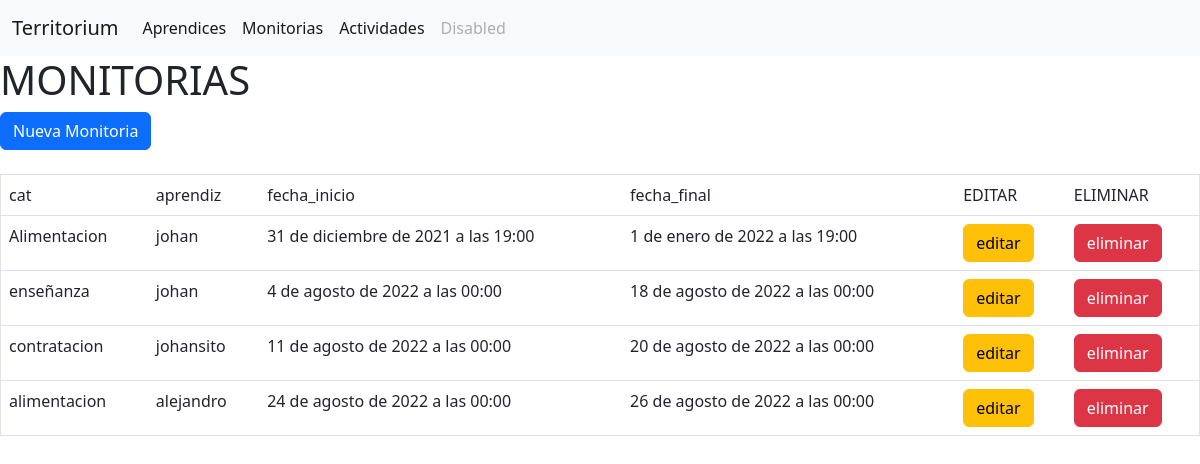
/territorium/monitorias/, run on the app's committed database.
### territorium/models.py (models this page shows, shortened)
class Monitoria(models.Model):
    cat = models.CharField(max_length=100)
    aprendiz = models.ForeignKey(Aprendiz, on_delete= models.DO_NOTHING)
    fecha_inicio = models.DateTimeField()
    fecha_final = models.DateTimeField()

class Aprendiz(models.Model):
    cedula = models.IntegerField()
    nombre = models.CharField(max_length=100)
    apellido = models.CharField(max_length=100)
    fecha_nacimiento = models.DateField()
    def __str__(self):
        return self.nombre

### territorium/views.py (the view)
# urls.py: path('monitorias/', views.monitorias, name="monitorias"),
def monitorias(request):
    q = Monitoria.objects.all()
    contexto = {'datos': q}
    return render(request,'territorium/monitorias/listar_monitorias.html',contexto)

### territorium/templates/territorium/monitorias/listar_monitorias.html
{% extends 'territorium/base.html' %}
{% block body %}
<h1>MONITORIAS</h1>
<a class="btn btn-primary" href="{% url 'territorium:crear_monitoria' %}">Nueva Monitoria</a><br/><br/>
{% if datos %}
    <table border="1" width="100%" class="table">
        <thead>
            <tr>
                <td>cat</td>
                <td>aprendiz</td>
                <td>fecha_inicio</td>
                <td>fecha_final</td>
                <td>EDITAR</td>
                <td>ELIMINAR</td>
            </tr>
        </thead>
        <tbody>
            {% for registro in datos%}
            <tr>
                <td>{{ registro.cat }}</td>
                <td>{{ registro.aprendiz }}</td>
                <td>{{ registro.fecha_inicio }}</td>
                <td>{{ registro.fecha_final }}</td>
                <td>
                    <a class="btn btn-warning" href="{% url 'territorium:crear_monitoria' %}"> editar</a>
                </td>
                <td>
                    <a class="btn btn-danger" href="{% url 'territorium:eliminar_monitoria' registro.id %}"> eliminar</a>
                </td>
            </tr>
            {% endfor %}
        </tbody>
    </table>
{% else %}
    <h1>No hay datos</h1>
{% endif %}
{% endblock  %}

### territorium/templates/territorium/base.html (shortened to what this page needs)
{% load static %}
<!DOCTYPE html>
<html lang="en">
<head>
    <link rel="stylesheet" href="{% static 'territorium/css/hoja1.css'%}">
    <link rel="stylesheet" href="{% static 'territorium/css/bootstrap.min.css'%}">
</head>
<body>
    <nav class="navbar navbar-expand-lg bg-light">
        <div class="container-fluid">
            <a class="navbar-brand" href="{% url 'territorium:inicio' %}">Territorium</a>
            <div class="collapse navbar-collapse" id="navbarSupportedContent">
                <ul class="navbar-nav me-auto mb-2 mb-lg-0">
                    <li class="nav-item">
                        <a class="nav-link active" aria-current="page" href="{% url 'territorium:aprendices' %}">Aprendices</a>
                    </li>
                    <li class="nav-item">
                        <a class="nav-link active" href="{% url 'territorium:monitorias' %}">Monitorias</a>
                    </li>
                    <li class="nav-item">
                        <a class="nav-link active" href="{% url 'territorium:actividades' %}">Actividades</a>
                    </li>
                    <li class="nav-item">
                        <a class="nav-link disabled" >Disabled</a>
                    </li>
                </ul>
            </div>
        </div>
    </nav>
    {% block body  %}
    {% endblock  %}
</body>
</html>

### data on the page
Monitoria: cat "Alimentacion", aprendiz "johan", fecha_inicio "31 de diciembre de 2021 a las 19:00", fecha_final "1 de enero de 2022 a las 19:00"
Monitoria: cat "enseñanza", aprendiz "johan", fecha_inicio "4 de agosto de 2022 a las 00:00", fecha_final "18 de agosto de 2022 a las 00:00"
Monitoria: cat "contratacion", aprendiz "johansito", fecha_inicio "11 de agosto de 2022 a las 00:00", fecha_final "20 de agosto de 2022 a las 00:00"
Monitoria: cat "alimentacion", aprendiz "alejandro", fecha_inicio "24 de agosto de 2022 a las 00:00", fecha_final "26 de agosto de 2022 a las 00:00"
